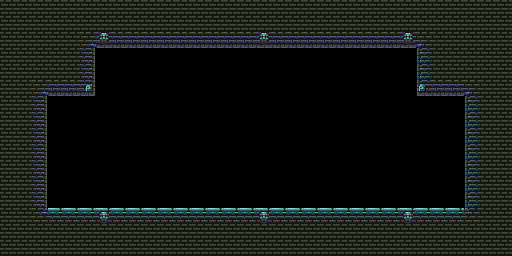

Below is a game level as drawn by its tile map, then a one-line description and the .tmx file that defines it, in full:
An orthogonal 32x16 tile map with 16x16 px tiles, 1 tile layer (Tile Layer 1).

<map version="1.10" tiledversion="1.11.2" orientation="orthogonal" renderorder="right-down" width="32" height="16" tilewidth="16" tileheight="16" infinite="0" nextlayerid="2" nextobjectid="1">
 <tileset firstgid="1" source="../gfx/test_set.tsx" />
 <layer id="1" name="Tile Layer 1" width="32" height="16">
  <data encoding="csv">
21,21,21,21,21,21,21,21,21,21,21,21,21,21,21,21,21,21,21,21,21,21,21,21,21,21,21,21,21,21,21,21,
21,21,21,21,21,21,21,21,21,21,21,21,21,21,21,21,21,21,21,21,21,21,21,21,21,21,21,21,21,21,21,21,
21,21,21,21,21,15,26,29,29,29,29,29,29,29,29,29,26,29,29,29,29,29,29,29,29,26,16,21,21,21,21,21,
21,21,21,21,21,22,1,1,1,1,1,1,1,1,1,1,1,1,1,1,1,1,1,1,1,1,17,21,21,21,21,21,
21,21,21,21,21,22,1,1,1,1,1,1,1,1,1,1,1,1,1,1,1,1,1,1,1,1,17,21,21,21,21,21,
21,21,15,29,29,27,1,1,1,1,1,1,1,1,1,1,1,1,1,1,1,1,1,1,1,1,25,29,29,16,21,21,
21,21,22,1,1,1,1,1,1,1,1,1,1,1,1,1,1,1,1,1,1,1,1,1,1,1,1,1,1,20,21,21,
21,21,22,1,1,1,1,1,1,1,1,1,1,1,1,1,1,1,1,1,1,1,1,1,1,1,1,1,1,20,21,21,
21,21,22,1,1,1,1,1,1,1,1,1,1,1,1,1,1,1,1,1,1,1,1,1,1,1,1,1,1,20,21,21,
21,21,22,1,1,1,1,1,1,1,1,1,1,1,1,1,1,1,1,1,1,1,1,1,1,1,1,1,1,20,21,21,
21,21,22,1,1,1,1,1,1,1,1,1,1,1,1,1,1,1,1,1,1,1,1,1,1,1,1,1,1,20,21,21,
21,21,22,1,1,1,1,1,1,1,1,1,1,1,1,1,1,1,1,1,1,1,1,1,1,1,1,1,1,20,21,21,
21,21,22,1,1,1,1,1,1,1,1,1,1,1,1,1,1,1,1,1,1,1,1,1,1,1,1,1,1,20,21,21,
21,21,23,13,13,13,10,13,13,13,13,13,13,13,13,13,10,13,13,13,13,13,13,13,13,10,13,13,13,24,21,21,
21,21,21,21,21,21,21,21,21,21,21,21,21,21,21,21,21,21,21,21,21,21,21,21,21,21,21,21,21,21,21,21,
21,21,21,21,21,21,21,21,21,21,21,21,21,21,21,21,21,21,21,21,21,21,21,21,21,21,21,21,21,21,21,21
</data>
 </layer>
</map>